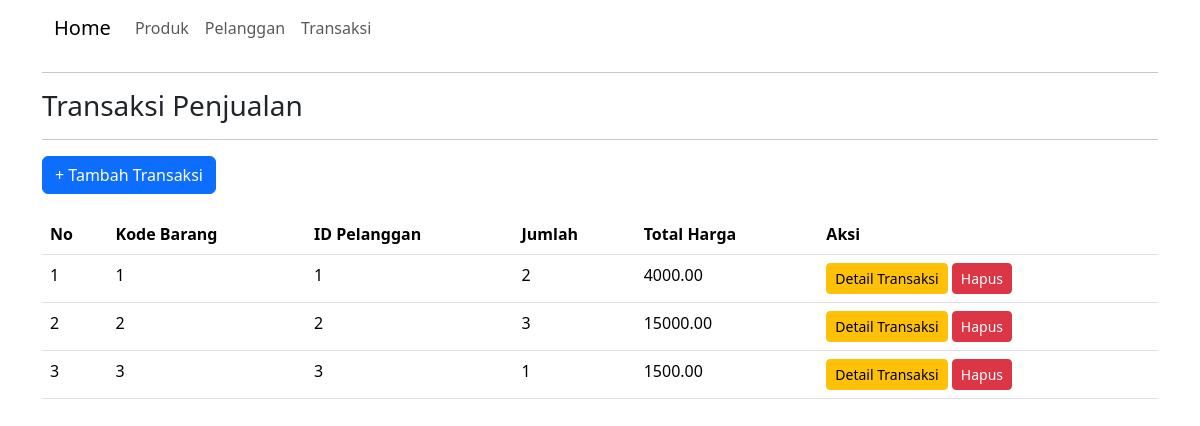
Screenshot of /mvc-toko1/index.php?action=transaksi (signed in) with the database file from the repository.
### tables this page shows
CREATE TABLE `transaksi` (
  `id_transaksi` int(11) NOT NULL,
  `id_pelanggan` int(11) DEFAULT NULL,
  `kode_barang` int(11) DEFAULT NULL,
  `jumlah` int(11) NOT NULL,
  `total_harga` decimal(10,2) NOT NULL,
  `tanggal` timestamp NOT NULL DEFAULT current_timestamp()
);

### mvc-toko1/app/Controllers/TransaksiController.php (called while the page is built, shortened)
<?php require_once 'app/models/Transaksi.php';
class TransaksiController
{
    public function daftarTransaksi()
    {
        $transaksi = new Transaksi();
        $data = $transaksi->tampilkanSemuaTransaksi();
        require 'app/views/transaksi_view.php';
    }
}

### mvc-toko1/config/database.php (called while the page is built, shortened)
<?php
class Database {
    private $host = "localhost";
    private $user = "root";
    private $password = "";
    private $dbname = "dbtoko";
    private $conn;
    private function connect() {
        $this->conn = new mysqli($this->host, $this->user, $this->password, $this->dbname);
    }
    public function getConnection() {
        return $this->conn;
    }
}
?>

### mvc-toko1/app/Models/Transaksi.php (called while the page is built, shortened)
<?php require_once 'config/database.php';
class Transaksi
{
    private $conn;
    public function __construct()
    {
        $database = new Database();
        $this->conn = $database->getConnection();
    }
    public function tampilkanSemuaTransaksi()
    {
        $sql = "SELECT * FROM transaksi";
        $result = $this->conn->query($sql);
        return $result->fetch_all(MYSQLI_ASSOC);
    }
}

### mvc-toko1/app/Views/transaksi_view.php (the view, shortened to what this page needs)
<!doctype html>
<html lang="en">
<head>
    <link href="https://cdn.jsdelivr.net/npm/bootstrap@5.3.3/dist/css/bootstrap.min.css" rel="stylesheet"
>
</head>
<body>
    <div class="container">
        <nav class="navbar navbar-expand-lg bg-body-transparent">
            <div class="container-fluid"> <a class="navbar-brand" href="index.php?action=index">Home</a>
                <div class="collapse navbar-collapse" id="navbarSupportedContent">
                    <ul class="navbar-nav me-auto mb-2 mb-lg-0">
                        <li class="nav-item"> <a class="nav-link" href="index.php?action=produk">Produk</a> </li>
                        <li class="nav-item"> <a class="nav-link" href="index.php?action=pelanggan">Pelanggan</a> </li>
                        <li class="nav-item"> <a class="nav-link" href="index.php?action=transaksi">Transaksi</a> </li>
                </div>
            </div>
        </nav>
        <hr>
        <h3>Transaksi Penjualan</h3>
        <hr>
        <div style="display: flex; justify-content: space-between; align-items: center; margin-bottom: 20px;">
            <a href="index.php?action=transaksi&subaction=tambah" class="btn btn-primary">+ Tambah Transaksi</a>
        </div>
        <table class="table">
            <thead>
                <tr>
                    <th>No</th>
                    <th>Kode Barang</th>
                    <th>ID Pelanggan</th>
                    <th>Jumlah</th>
                    <th>Total Harga</th>
                    <th>Aksi</th>
                </tr>
            </thead>
            <tbody>
                <?php if (!empty($data)): ?>
                    <?php $nomor = 1; ?>
                    <?php foreach ($data as $transaksi): ?>
                        <tr>
                            <td><?= $nomor++; ?></td>
                            <td><?= $transaksi['kode_barang']; ?></td>
                            <td><?= $transaksi['id_pelanggan']; ?></td>
                            <td><?= $transaksi['jumlah']; ?></td>
                            <td><?= $transaksi['total_harga']; ?></td>
                            <td>
                                <a href="index.php?action=detail_transaksi&id=<?= $transaksi['id_transaksi']; ?>"
                                    class="btn btn-warning btn-sm">Detail Transaksi</a>
                                <a href="index.php?action=transaksi&subaction=hapus&id=<?= $transaksi['id_transaksi']; ?>"
                                    class="btn btn-danger btn-sm"
                                    onclick="return confirm('Yakin ingin menghapus produk ini?')">Hapus</a>
                            </td>
                        </tr>
                    <?php endforeach; ?>
                <?php else: ?>
                    <tr>
                        <td colspan="6" class="text-center">Belum ada data transaksi.</td>
                    </tr>
                <?php endif; ?>
            </tbody>
        </table>
    </div>
</body>
</html>

### rows the page displays
transaksi: kode_barang "1", id_pelanggan "1", jumlah "2", total_harga "4000.00"
transaksi: kode_barang "2", id_pelanggan "2", jumlah "3", total_harga "15000.00"
transaksi: kode_barang "3", id_pelanggan "3", jumlah "1", total_harga "1500.00"
